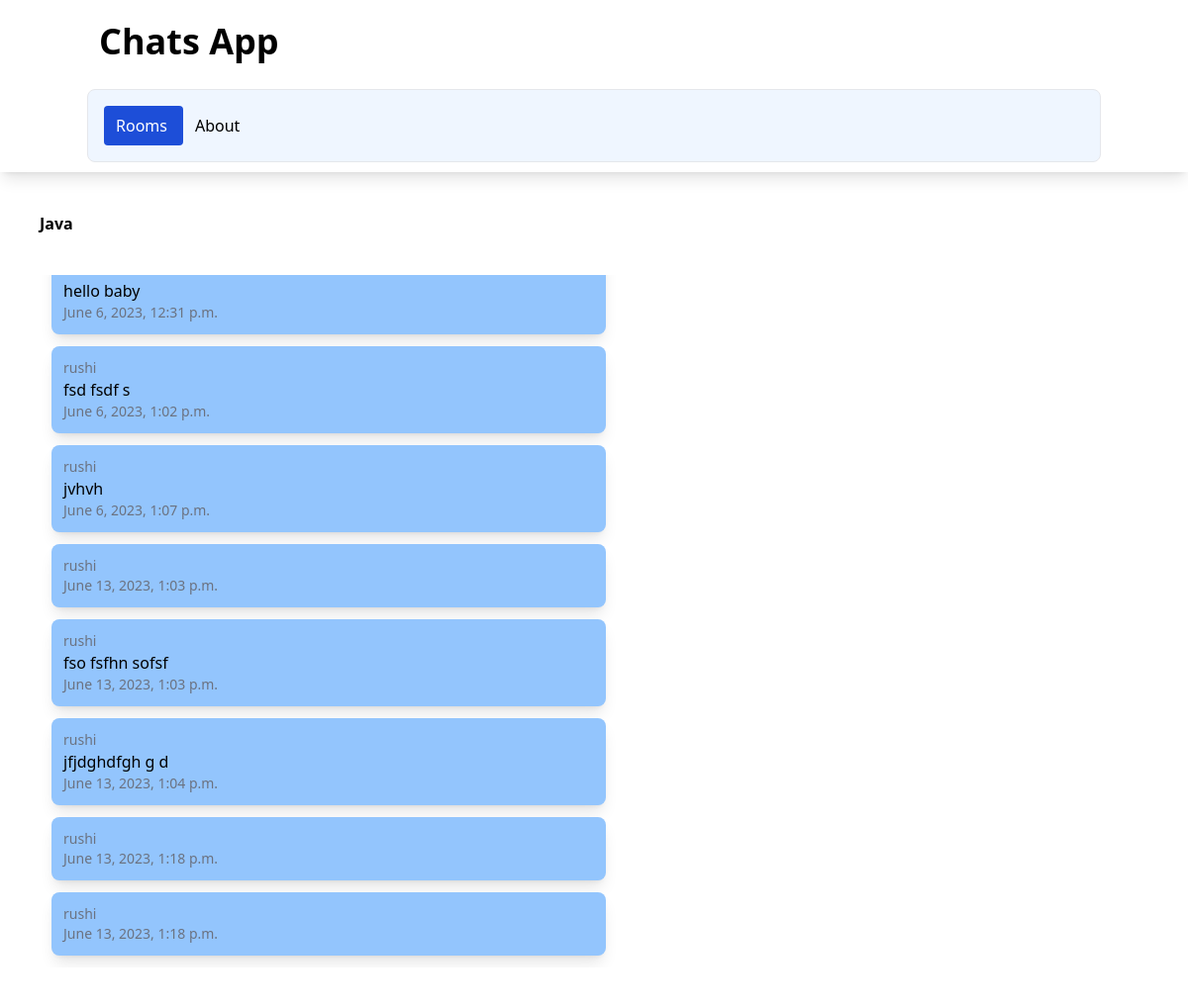
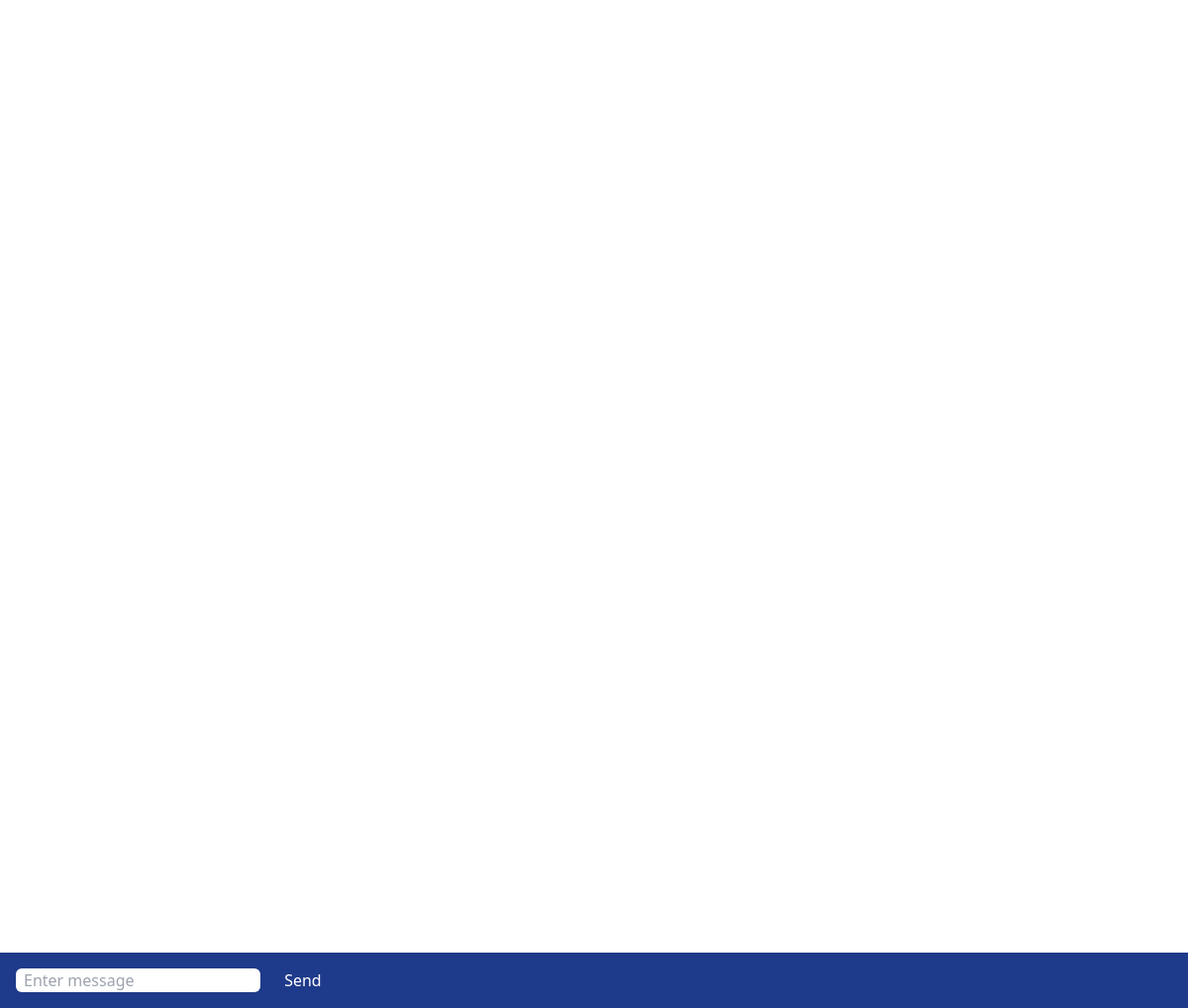
Page /rooms/test/ on the committed database (2 pictures, top to bottom).
### chat/models.py (models this page shows)
class ChatRoom(models.Model):
    name = models.CharField(max_length=100)
    slug = models.SlugField(unique=True)

class ChatMessage(models.Model):
    user = models.ForeignKey(User, on_delete=models.CASCADE)
    room = models.ForeignKey(ChatRoom, on_delete=models.CASCADE)
    message_content = models.TextField()
    date = models.DateTimeField(auto_now=True)
    class Meta:
        ordering=('date',)

### chat/views.py (the view)
# urls.py: path('<slug:slug>/',views.chatroom,name='chatroom'),
def chatroom(request,slug):
    chatroom = ChatRoom.objects.get(slug=slug)
    messages = ChatMessage.objects.filter(room=chatroom)[0:30]
    return render(request,'chat/room.html',{'chatroom':chatroom,'messages':messages})

### chat/templates/chat/room.html (shortened to what this page needs)
{% extends 'chat/base.html' %}
{% block body %}
<div class="m-10 font-bold">
{{ chatroom.name }}
</div>
<div class="message-container m-10 overflow-auto h-[700px]" id="message-container">
<div id="chat-messages">
    {% for message in messages %}
    <div class="message shadow-lg p-3 m-3 rounded-lg w-1/2 bg-blue-300">
        <div class="text-sm text-gray-500">
            {{ message.user.username }}
        </div>
            {{ message.message_content }}
        <div class="text-sm text-gray-500">
            {{ message.date}}
        </div>
    </div>
    {% endfor %}
</div>
</div>
<div class="form-container fixed inset-x-0 bottom-0 bg-blue-900 p-4">
<form method="post">
    <input class="rounded-md px-2" id="message-input" type="text" name="message" placeholder="Enter message">
    <button class="text-white ml-5" id="send-button" type="submit">Send</button>
</form>
</div>
{% endblock %}

### chat/templates/chat/base.html (shortened to what this page needs)
<!DOCTYPE html>
<html lang="en">
<head>
    <script src="https://cdn.tailwindcss.com"></script>
</head>
<body>
    <nav class="shadow-lg px-3 py-2.5">
        <div class="container flex flex-wrap justify-between mx-auto">
            <a class="flex items-center" href="">
                <span class="self-center text-4xl font-semibold">Chats App</span>
            </a>
            <div class="w-full block w-auto">
                <ul class="flex flex-row p-4 mt-4 border rounded-lg border-grau-100 bg-blue-50">
                    <li>
                        <a class="block py-2 pl-3 pr-4 rounded bg-blue-700 text-white" href="">Rooms</a>
                    </li>
                    <li>
                        <a class="block py-2 pl-3 pr-4 rounded " href="">About</a>
                    </li>
                </ul>
            </div>
        </div>
    </nav>
    {% block body %}
    {% endblock %}
</body>
</html>

### rows in the picture
ChatRoom: name "Java"
ChatMessage: message_content "hello baby", date "June 6, 2023, 12:31 p.m."
ChatMessage: user.username "rushi", message_content "fsd fsdf s", date "June 6, 2023, 1:02 p.m."
ChatMessage: user.username "rushi", message_content "jvhvh", date "June 6, 2023, 1:07 p.m."
ChatMessage: user.username "rushi", date "June 13, 2023, 1:03 p.m."
ChatMessage: user.username "rushi", message_content "fso fsfhn sofsf", date "June 13, 2023, 1:03 p.m."
ChatMessage: user.username "rushi", message_content "jfjdghdfgh g d", date "June 13, 2023, 1:04 p.m."
ChatMessage: user.username "rushi", date "June 13, 2023, 1:18 p.m."
ChatMessage: user.username "rushi", date "June 13, 2023, 1:18 p.m."
